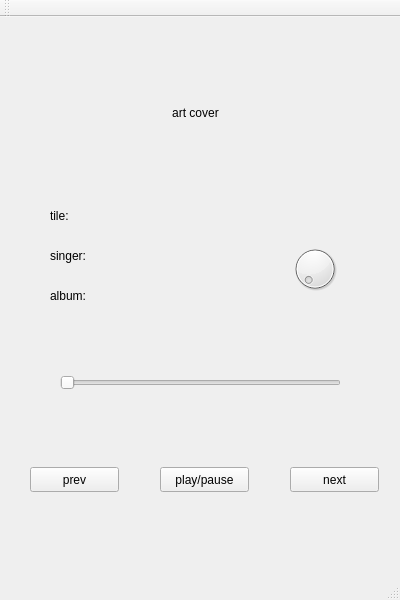
<?xml version="1.0" encoding="UTF-8"?>
<ui version="4.0">
 <class>MainWindow</class>
 <widget class="QMainWindow" name="MainWindow">
  <property name="geometry">
   <rect>
    <x>0</x>
    <y>0</y>
    <width>400</width>
    <height>600</height>
   </rect>
  </property>
  <property name="windowTitle">
   <string>MainWindow</string>
  </property>
  <widget class="QWidget" name="centralWidget">
   <widget class="QLabel" name="artCoverLabel">
    <property name="geometry">
     <rect>
      <x>100</x>
      <y>20</y>
      <width>191</width>
      <height>151</height>
     </rect>
    </property>
    <property name="text">
     <string>art cover</string>
    </property>
    <property name="alignment">
     <set>Qt::AlignCenter</set>
    </property>
   </widget>
   <widget class="QLabel" name="tileLabel">
    <property name="geometry">
     <rect>
      <x>50</x>
      <y>190</y>
      <width>67</width>
      <height>17</height>
     </rect>
    </property>
    <property name="text">
     <string>tile:</string>
    </property>
   </widget>
   <widget class="QLabel" name="singerLabel">
    <property name="geometry">
     <rect>
      <x>50</x>
      <y>230</y>
      <width>67</width>
      <height>17</height>
     </rect>
    </property>
    <property name="text">
     <string>singer:</string>
    </property>
   </widget>
   <widget class="QLabel" name="albumLabel">
    <property name="geometry">
     <rect>
      <x>50</x>
      <y>270</y>
      <width>67</width>
      <height>17</height>
     </rect>
    </property>
    <property name="text">
     <string>album:</string>
    </property>
   </widget>
   <widget class="QSlider" name="progressSlider">
    <property name="geometry">
     <rect>
      <x>60</x>
      <y>330</y>
      <width>281</width>
      <height>71</height>
     </rect>
    </property>
    <property name="orientation">
     <enum>Qt::Horizontal</enum>
    </property>
   </widget>
   <widget class="QDial" name="volumeDial">
    <property name="geometry">
     <rect>
      <x>290</x>
      <y>220</y>
      <width>50</width>
      <height>64</height>
     </rect>
    </property>
   </widget>
   <widget class="QPushButton" name="prevButton">
    <property name="geometry">
     <rect>
      <x>30</x>
      <y>450</y>
      <width>89</width>
      <height>25</height>
     </rect>
    </property>
    <property name="text">
     <string>prev</string>
    </property>
   </widget>
   <widget class="QPushButton" name="playButton">
    <property name="geometry">
     <rect>
      <x>160</x>
      <y>450</y>
      <width>89</width>
      <height>25</height>
     </rect>
    </property>
    <property name="text">
     <string>play/pause</string>
    </property>
   </widget>
   <widget class="QPushButton" name="nextButton">
    <property name="geometry">
     <rect>
      <x>290</x>
      <y>450</y>
      <width>89</width>
      <height>25</height>
     </rect>
    </property>
    <property name="text">
     <string>next</string>
    </property>
   </widget>
  </widget>
  <widget class="QMenuBar" name="menuBar">
   <property name="geometry">
    <rect>
     <x>0</x>
     <y>0</y>
     <width>400</width>
     <height>28</height>
    </rect>
   </property>
  </widget>
  <widget class="QToolBar" name="mainToolBar">
   <attribute name="toolBarArea">
    <enum>TopToolBarArea</enum>
   </attribute>
   <attribute name="toolBarBreak">
    <bool>false</bool>
   </attribute>
  </widget>
  <widget class="QStatusBar" name="statusBar"/>
 </widget>
 <layoutdefault spacing="6" margin="11"/>
 <resources/>
 <connections>
  <connection>
   <sender>prevButton</sender>
   <signal>clicked(bool)</signal>
   <receiver>MainWindow</receiver>
   <slot>hide()</slot>
   <hints>
    <hint type="sourcelabel">
     <x>74</x>
     <y>507</y>
    </hint>
    <hint type="destinationlabel">
     <x>199</x>
     <y>299</y>
    </hint>
   </hints>
  </connection>
 </connections>
</ui>
